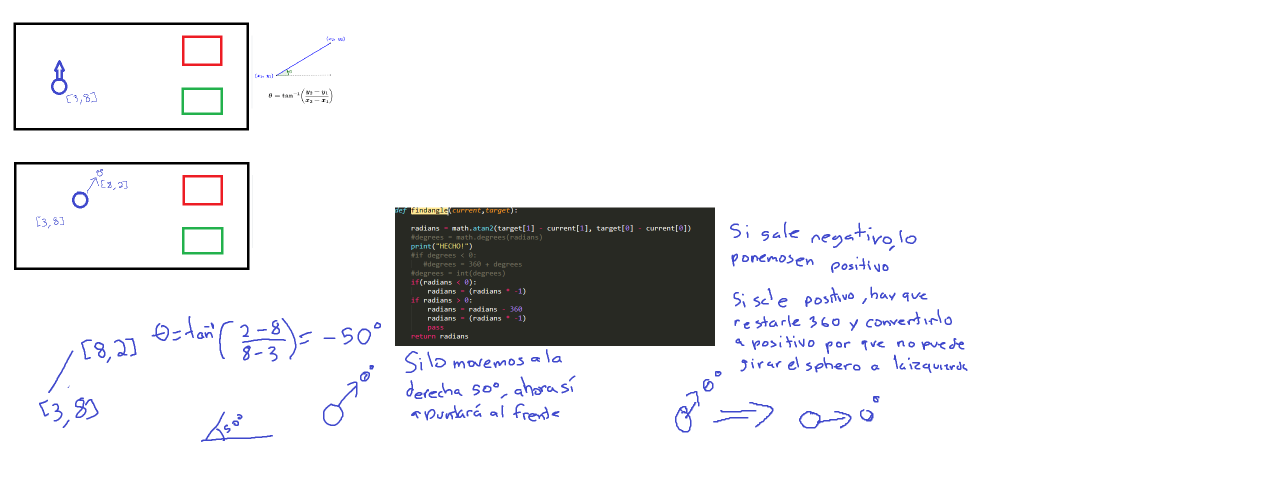
#> input picture SpheroExplicación.png, 2524 x 976 px (shown at 1/2 size)
$ python -i SpheroBowling.py   (imports and definitions only)
#> lines starting #> are read from the running program, lines starting #| are printed output that depends on the picture; after the words box and inside, x2 and y2 are one past the last pixel; in counts of white or black regions, pixels touching at a corner belong together
# -*- coding: utf-8 -*-
"""
Creado en Octubre 2022

@author: Mauricio Gallegos
Versión "2.0"
"""


#Librerias y dependencias
import cv2
import time
import math
from time import sleep
import numpy as np
from spherov2 import scanner
from spherov2.sphero_edu import SpheroEduAPI
from spherov2.types import Color
from spherov2.adapter.tcp_adapter import get_tcp_adapter


# Variables Globales

### Configuración de Camara ###
frameWidth = 1280
frameHeight = 720
# camBrightness = 150
bigname = "SB-AA12"


### Empezar la Captura ###
# [15 lines not run here, left out]
# cap.set(10, camBrightness)


### Variables de Perspectiva
width, height = 8064, 3465

#arreglos NumPy en flotante 32
pts1 = np.float32([[133, 55], [1120, 112], [97, 478], [1097, 545]])
pts2 = np.float32([[0, 0], [width, 0], [0, height], [width, height]])

# Parametros getPerspectiveTransorm
# src Coordinates of quadrangle vertices in the source image.
# dst Coordinates of the corresponding quadrangle vertices in the destination image.
matrix = cv2.getPerspectiveTransform(pts1, pts2)


### Pin Color Data ###
myColors_pins = [[26, 37, 186, 60, 100, 255],  # Green Pin
                 [99, 147, 213, 108, 201, 255],  # Blue pin
                # [85, 75, 165, 125, 230, 255],  # Blue pin
                 [170, 120, 120, 180, 255, 255]]  # orange pin

### Pin Coordinate Array ###
pinCoords = [[0, 0], [0, 0], [0, 0]]

### Sphero Color Data###
myColors_sphero = [[75, 0, 255, 179, 255, 255]]  # test val

### Sphero Coordinate Array ###
roboCoords = [[0, 0]]


### Función para encontrar colores ###
# Paso de variables del frame de la captura img
# Arreglo de variables de Colores
# Arreglo coordenadas de la locación del sphero
# [19 lines left out: function findColor, not called in this run]
    #cv2.imshow("img", mask)


### Función para encontrar los contornos de los colores ###
def getContours(img):
    contours, hierarchy = cv2.findContours(img, cv2.RETR_EXTERNAL, cv2.CHAIN_APPROX_NONE)
    x, y, w, h = 0, 0, 0, 0
    for cnt in contours:
        area = cv2.contourArea(cnt)
        if area > 1:
            cv2.drawContours(img, cnt, -1, (255, 0, 0), 3)
            peri = cv2.arcLength(cnt, True)
            approx = cv2.approxPolyDP(cnt, 0.02 * peri, True)
            #print(approx)
            x, y, w, h = cv2.boundingRect(approx)
            #cv2.rectangle(img, (x, y), (w + x, h + y), (0, 255, 0), 2)
            x = x + (w // 2)
            y = y + (h // 2)
        print(x, ",", y, end="\r")
    return x, y, w, h


### Función para encontrar el Pin de la lata mas cercana al Sphero ###
# [230 lines left out: functions findNextPin, getPinLocation, getSpheroLocation, findangle, main, not called in this run]


# [2 lines not run here, left out]

>>> import cv2
>>> picture = cv2.imread('SpheroExplicación.png', cv2.IMREAD_GRAYSCALE)
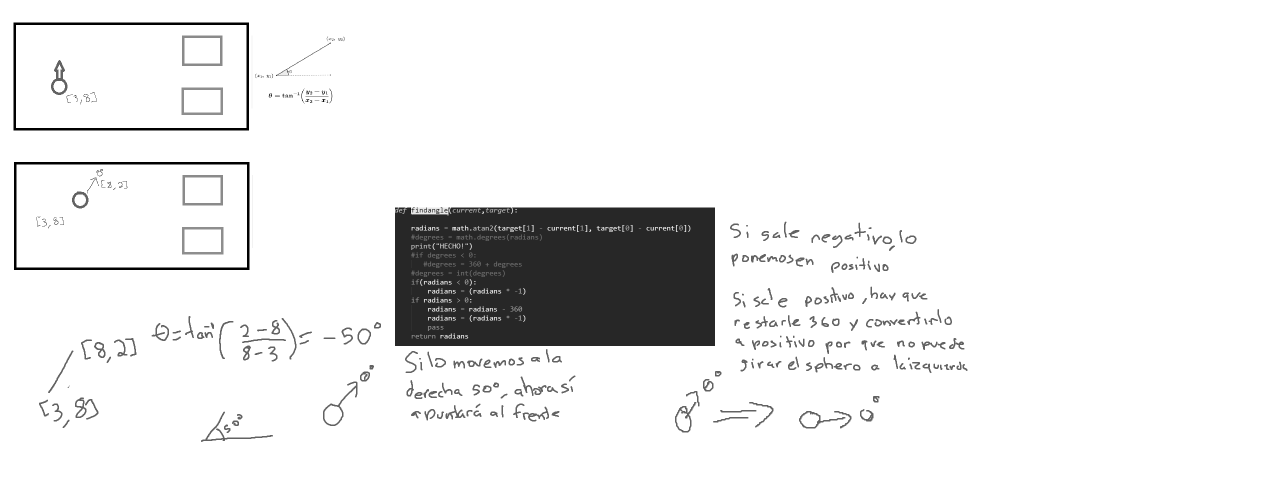
#> picture: shape (976, 2524) (shown at 1/2 size); min 0, max 255, mean 236.2
>>> result = getContours(picture)
#> in getContours, `contours, hierarchy = cv2.findContours(img, cv2.RETR_EXTERNAL, cv2.CHA..`: contours = 1 contour; box (x1, y1, x2, y2) and area: (0, 0, 2524, 976) 2459925
#> the loop in getContours, `for cnt in contours:` made 1 pass
#> (area, peri, approx, x, y, w, h) on pass 1: (2459925, 6996, [[0, 0], [0, 975], [2523, 975], [2523, 0]], 1262, 488, 2524, 976)
#| 1262 , 488
#> result = (1262, 488, 2524, 976)
